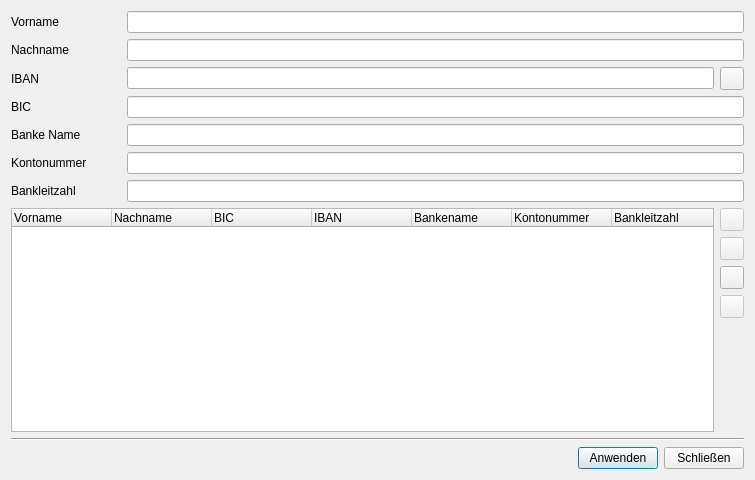
<?xml version="1.0" encoding="UTF-8"?>
<ui version="4.0">
 <author>Alexander Saal &lt;developer@olbaflinx.chm-projects.de&gt;</author>
 <class>UiContacts</class>
 <widget class="QDialog" name="UiContacts">
  <property name="geometry">
   <rect>
    <x>0</x>
    <y>0</y>
    <width>755</width>
    <height>480</height>
   </rect>
  </property>
  <property name="minimumSize">
   <size>
    <width>755</width>
    <height>480</height>
   </size>
  </property>
  <property name="windowTitle">
   <string>Kontakte</string>
  </property>
  <layout class="QVBoxLayout" name="verticalLayoutContacts">
   <item>
    <layout class="QHBoxLayout" name="horizontalLayoutFirstname">
     <item>
      <widget class="QLabel" name="labelFirstname">
       <property name="sizePolicy">
        <sizepolicy hsizetype="Fixed" vsizetype="Preferred">
         <horstretch>0</horstretch>
         <verstretch>0</verstretch>
        </sizepolicy>
       </property>
       <property name="minimumSize">
        <size>
         <width>110</width>
         <height>0</height>
        </size>
       </property>
       <property name="text">
        <string>Vorname</string>
       </property>
      </widget>
     </item>
     <item>
      <widget class="QLineEdit" name="lineEditFirstname"/>
     </item>
    </layout>
   </item>
   <item>
    <layout class="QHBoxLayout" name="horizontalLayoutLastname">
     <item>
      <widget class="QLabel" name="labelLastname">
       <property name="sizePolicy">
        <sizepolicy hsizetype="Fixed" vsizetype="Preferred">
         <horstretch>0</horstretch>
         <verstretch>0</verstretch>
        </sizepolicy>
       </property>
       <property name="minimumSize">
        <size>
         <width>110</width>
         <height>0</height>
        </size>
       </property>
       <property name="text">
        <string>Nachname</string>
       </property>
      </widget>
     </item>
     <item>
      <widget class="QLineEdit" name="lineEditLastname"/>
     </item>
    </layout>
   </item>
   <item>
    <layout class="QHBoxLayout" name="horizontalLayoutIban">
     <item>
      <widget class="QLabel" name="labelIban">
       <property name="sizePolicy">
        <sizepolicy hsizetype="Fixed" vsizetype="Preferred">
         <horstretch>0</horstretch>
         <verstretch>0</verstretch>
        </sizepolicy>
       </property>
       <property name="minimumSize">
        <size>
         <width>110</width>
         <height>0</height>
        </size>
       </property>
       <property name="text">
        <string>IBAN</string>
       </property>
      </widget>
     </item>
     <item>
      <widget class="QLineEdit" name="lineEditIban"/>
     </item>
     <item>
      <widget class="QToolButton" name="toolButtonIbanSearch">
       <property name="icon">
        <iconset theme="find">
         <normaloff>.</normaloff>.</iconset>
       </property>
      </widget>
     </item>
    </layout>
   </item>
   <item>
    <layout class="QHBoxLayout" name="horizontalLayoutSwiftBic">
     <item>
      <widget class="QLabel" name="labelSwiftBic">
       <property name="sizePolicy">
        <sizepolicy hsizetype="Fixed" vsizetype="Preferred">
         <horstretch>0</horstretch>
         <verstretch>0</verstretch>
        </sizepolicy>
       </property>
       <property name="minimumSize">
        <size>
         <width>110</width>
         <height>0</height>
        </size>
       </property>
       <property name="text">
        <string>BIC</string>
       </property>
      </widget>
     </item>
     <item>
      <widget class="QLineEdit" name="lineEditSwiftBic"/>
     </item>
    </layout>
   </item>
   <item>
    <layout class="QHBoxLayout" name="horizontalLayoutBankName">
     <item>
      <widget class="QLabel" name="labelBankName">
       <property name="sizePolicy">
        <sizepolicy hsizetype="Fixed" vsizetype="Preferred">
         <horstretch>0</horstretch>
         <verstretch>0</verstretch>
        </sizepolicy>
       </property>
       <property name="minimumSize">
        <size>
         <width>110</width>
         <height>0</height>
        </size>
       </property>
       <property name="text">
        <string>Banke Name</string>
       </property>
      </widget>
     </item>
     <item>
      <widget class="QLineEdit" name="lineEditBankName"/>
     </item>
    </layout>
   </item>
   <item>
    <layout class="QHBoxLayout" name="horizontalLayoutAccountNumber">
     <item>
      <widget class="QLabel" name="labelAccountNumber">
       <property name="sizePolicy">
        <sizepolicy hsizetype="Fixed" vsizetype="Preferred">
         <horstretch>0</horstretch>
         <verstretch>0</verstretch>
        </sizepolicy>
       </property>
       <property name="minimumSize">
        <size>
         <width>110</width>
         <height>0</height>
        </size>
       </property>
       <property name="text">
        <string>Kontonummer</string>
       </property>
      </widget>
     </item>
     <item>
      <widget class="QLineEdit" name="lineEditAccountNumber"/>
     </item>
    </layout>
   </item>
   <item>
    <layout class="QHBoxLayout" name="horizontalLayoutBankCode">
     <item>
      <widget class="QLabel" name="labelBankCode">
       <property name="sizePolicy">
        <sizepolicy hsizetype="Fixed" vsizetype="Preferred">
         <horstretch>0</horstretch>
         <verstretch>0</verstretch>
        </sizepolicy>
       </property>
       <property name="minimumSize">
        <size>
         <width>110</width>
         <height>0</height>
        </size>
       </property>
       <property name="text">
        <string>Bankleitzahl</string>
       </property>
      </widget>
     </item>
     <item>
      <widget class="QLineEdit" name="lineEditBankCode"/>
     </item>
    </layout>
   </item>
   <item>
    <layout class="QHBoxLayout" name="horizontalLayoutContactButtons">
     <item>
      <widget class="QTreeWidget" name="treeWidgetContacts">
       <property name="showDropIndicator" stdset="0">
        <bool>false</bool>
       </property>
       <property name="alternatingRowColors">
        <bool>true</bool>
       </property>
       <property name="rootIsDecorated">
        <bool>false</bool>
       </property>
       <property name="uniformRowHeights">
        <bool>true</bool>
       </property>
       <column>
        <property name="text">
         <string>Vorname</string>
        </property>
       </column>
       <column>
        <property name="text">
         <string>Nachname</string>
        </property>
       </column>
       <column>
        <property name="text">
         <string>BIC</string>
        </property>
       </column>
       <column>
        <property name="text">
         <string>IBAN</string>
        </property>
       </column>
       <column>
        <property name="text">
         <string>Bankename</string>
        </property>
       </column>
       <column>
        <property name="text">
         <string>Kontonummer</string>
        </property>
       </column>
       <column>
        <property name="text">
         <string>Bankleitzahl</string>
        </property>
       </column>
      </widget>
     </item>
     <item>
      <layout class="QVBoxLayout" name="verticalLayoutContactButtons">
       <item>
        <widget class="QToolButton" name="toolButtonSaveContact">
         <property name="enabled">
          <bool>false</bool>
         </property>
         <property name="text">
          <string/>
         </property>
         <property name="icon">
          <iconset theme="filesave">
           <normaloff>.</normaloff>.</iconset>
         </property>
        </widget>
       </item>
       <item>
        <widget class="QToolButton" name="toolButtonEditContact">
         <property name="enabled">
          <bool>false</bool>
         </property>
         <property name="text">
          <string/>
         </property>
         <property name="icon">
          <iconset theme="edit">
           <normaloff>.</normaloff>.</iconset>
         </property>
        </widget>
       </item>
       <item>
        <widget class="QToolButton" name="toolButtonAddContact">
         <property name="text">
          <string/>
         </property>
         <property name="icon">
          <iconset theme="add">
           <normaloff>.</normaloff>.</iconset>
         </property>
        </widget>
       </item>
       <item>
        <widget class="QToolButton" name="toolButtonRemoveContact">
         <property name="enabled">
          <bool>false</bool>
         </property>
         <property name="text">
          <string/>
         </property>
         <property name="icon">
          <iconset theme="remove">
           <normaloff>.</normaloff>.</iconset>
         </property>
        </widget>
       </item>
       <item>
        <spacer name="verticalSpacerConactButtons">
         <property name="orientation">
          <enum>Qt::Vertical</enum>
         </property>
         <property name="sizeHint" stdset="0">
          <size>
           <width>20</width>
           <height>40</height>
          </size>
         </property>
        </spacer>
       </item>
      </layout>
     </item>
    </layout>
   </item>
   <item>
    <widget class="Line" name="lineContactSeparator">
     <property name="orientation">
      <enum>Qt::Horizontal</enum>
     </property>
    </widget>
   </item>
   <item>
    <layout class="QHBoxLayout" name="horizontalLayoutDialogButtons">
     <item>
      <spacer name="horizontalSpacerDialogButtons">
       <property name="orientation">
        <enum>Qt::Horizontal</enum>
       </property>
       <property name="sizeHint" stdset="0">
        <size>
         <width>40</width>
         <height>20</height>
        </size>
       </property>
      </spacer>
     </item>
     <item>
      <widget class="QPushButton" name="pushButtonApply">
       <property name="text">
        <string>Anwenden</string>
       </property>
       <property name="icon">
        <iconset theme="dialog-ok">
         <normaloff>.</normaloff>.</iconset>
       </property>
      </widget>
     </item>
     <item>
      <widget class="QPushButton" name="pushButtonCancel">
       <property name="text">
        <string>Schließen</string>
       </property>
       <property name="icon">
        <iconset theme="dialog-cancel">
         <normaloff>.</normaloff>.</iconset>
       </property>
      </widget>
     </item>
    </layout>
   </item>
  </layout>
 </widget>
 <tabstops>
  <tabstop>lineEditFirstname</tabstop>
  <tabstop>lineEditLastname</tabstop>
  <tabstop>lineEditIban</tabstop>
  <tabstop>toolButtonIbanSearch</tabstop>
  <tabstop>lineEditSwiftBic</tabstop>
  <tabstop>lineEditBankName</tabstop>
  <tabstop>lineEditAccountNumber</tabstop>
  <tabstop>lineEditBankCode</tabstop>
  <tabstop>treeWidgetContacts</tabstop>
  <tabstop>toolButtonAddContact</tabstop>
  <tabstop>toolButtonEditContact</tabstop>
  <tabstop>toolButtonSaveContact</tabstop>
  <tabstop>toolButtonRemoveContact</tabstop>
  <tabstop>pushButtonApply</tabstop>
  <tabstop>pushButtonCancel</tabstop>
 </tabstops>
 <resources/>
 <connections>
  <connection>
   <sender>toolButtonIbanSearch</sender>
   <signal>clicked()</signal>
   <receiver>UiContacts</receiver>
   <slot>showIbanSearch()</slot>
   <hints>
    <hint type="sourcelabel">
     <x>733</x>
     <y>90</y>
    </hint>
    <hint type="destinationlabel">
     <x>657</x>
     <y>103</y>
    </hint>
   </hints>
  </connection>
  <connection>
   <sender>toolButtonSaveContact</sender>
   <signal>clicked()</signal>
   <receiver>UiContacts</receiver>
   <slot>saveContact()</slot>
   <hints>
    <hint type="sourcelabel">
     <x>735</x>
     <y>244</y>
    </hint>
    <hint type="destinationlabel">
     <x>212</x>
     <y>470</y>
    </hint>
   </hints>
  </connection>
  <connection>
   <sender>toolButtonEditContact</sender>
   <signal>clicked()</signal>
   <receiver>UiContacts</receiver>
   <slot>editContact()</slot>
   <hints>
    <hint type="sourcelabel">
     <x>725</x>
     <y>279</y>
    </hint>
    <hint type="destinationlabel">
     <x>173</x>
     <y>449</y>
    </hint>
   </hints>
  </connection>
  <connection>
   <sender>toolButtonAddContact</sender>
   <signal>clicked()</signal>
   <receiver>UiContacts</receiver>
   <slot>addContact()</slot>
   <hints>
    <hint type="sourcelabel">
     <x>741</x>
     <y>310</y>
    </hint>
    <hint type="destinationlabel">
     <x>309</x>
     <y>459</y>
    </hint>
   </hints>
  </connection>
  <connection>
   <sender>toolButtonRemoveContact</sender>
   <signal>clicked()</signal>
   <receiver>UiContacts</receiver>
   <slot>removeContact()</slot>
   <hints>
    <hint type="sourcelabel">
     <x>735</x>
     <y>335</y>
    </hint>
    <hint type="destinationlabel">
     <x>350</x>
     <y>464</y>
    </hint>
   </hints>
  </connection>
  <connection>
   <sender>pushButtonApply</sender>
   <signal>clicked()</signal>
   <receiver>UiContacts</receiver>
   <slot>accept()</slot>
   <hints>
    <hint type="sourcelabel">
     <x>590</x>
     <y>459</y>
    </hint>
    <hint type="destinationlabel">
     <x>393</x>
     <y>454</y>
    </hint>
   </hints>
  </connection>
  <connection>
   <sender>pushButtonCancel</sender>
   <signal>clicked()</signal>
   <receiver>UiContacts</receiver>
   <slot>reject()</slot>
   <hints>
    <hint type="sourcelabel">
     <x>693</x>
     <y>455</y>
    </hint>
    <hint type="destinationlabel">
     <x>264</x>
     <y>445</y>
    </hint>
   </hints>
  </connection>
 </connections>
 <slots>
  <slot>showIbanSearch()</slot>
  <slot>saveContact()</slot>
  <slot>editContact()</slot>
  <slot>addContact()</slot>
  <slot>removeContact()</slot>
 </slots>
</ui>
